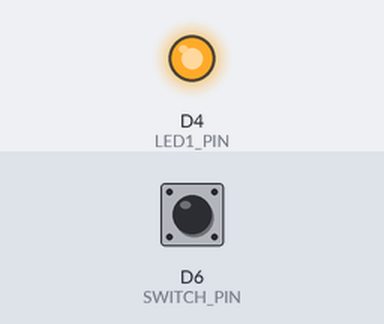
Bench run of a program on a simulated ESP8266 (NodeMCU). Shown: output pins drawn as LEDs (lit = HIGH). The inputs (shaded band) are chosen by the test bench; at power-on: D6 (SWITCH_PIN) HIGH.

Above: at 1.2 s.
1.3 s: D6 (SWITCH_PIN) pulled LOW for 0.15 s
At 2.5 s:
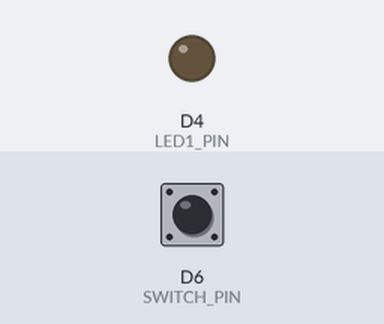
2.9 s: D6 (SWITCH_PIN) pulled LOW for 1 s
At 5.0 s:
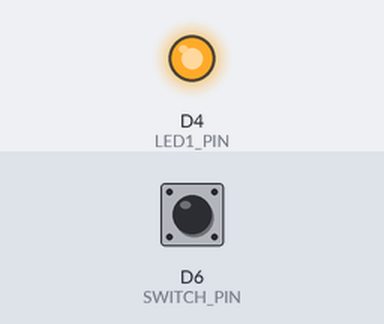
5.4 s: D6 (SWITCH_PIN) pulled LOW for 3.2 s
At 9.8 s:
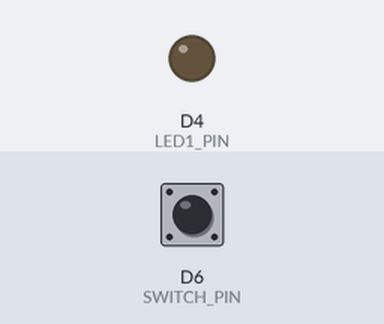
Timing chart, 0 to 11.3 s (numbered marks = the images above; inputs shaded):
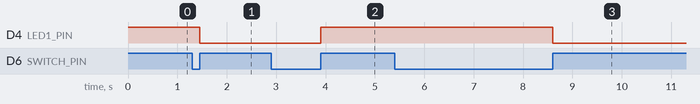

The program:

main.cpp
```cpp
// (licence header left out)
#include <Arduino.h>

/* define LED1 and switch pins */
#define LED1_PIN		2
#define SWITCH_PIN		D6


#define LED_OFF		1
#define LED_ON		0

uint8_t ui8SwitchPressed=false;
uint8_t ui8LEDState=0;

void setup(){

	/* set LED1 pin as output */
	pinMode(LED1_PIN, OUTPUT);

	/* turn off the led */
	digitalWrite(LED1_PIN, LED_OFF);
	ui8LEDState = false;

	/* set switch pin as input */
	pinMode(SWITCH_PIN, INPUT_PULLUP);
}

void loop() {

	/* read switch input */
	while( digitalRead(SWITCH_PIN) == false){
		/* small delay */
		delay(1);
		ui8SwitchPressed = true;
	}

	if(ui8SwitchPressed){
		ui8SwitchPressed = false;
		if(ui8LEDState == false){
			digitalWrite(LED1_PIN, LED_ON);
			ui8LEDState = true;
		}else{
			digitalWrite(LED1_PIN, LED_OFF);
			ui8LEDState = false;
		}
	}
}
```

Measured:
- after the input at 1.3 s, D4 (LED1_PIN): HIGH → LOW after 0.15 s
- after the input at 2.9 s, D4 (LED1_PIN): LOW → HIGH after 1.0 s
- after the input at 5.4 s, D4 (LED1_PIN): HIGH → LOW after 3.2 s
